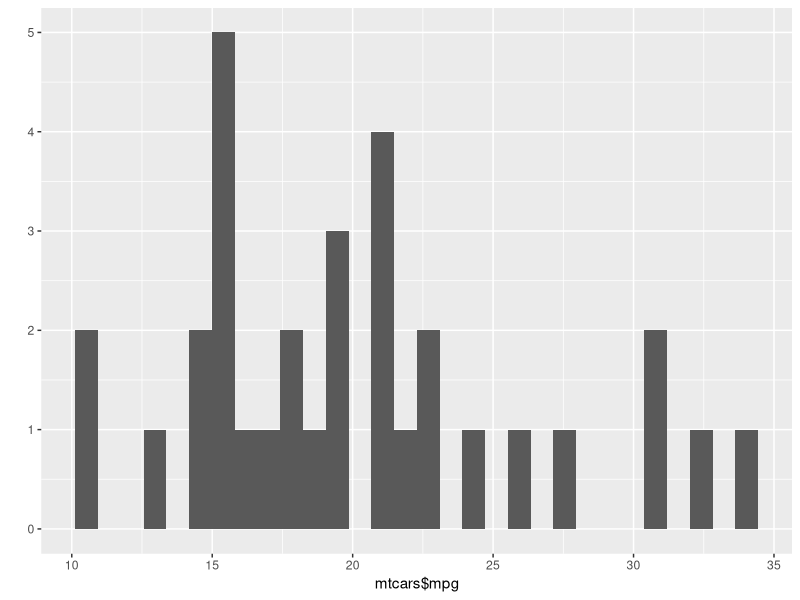

The R script that drew this image:
## ---- chunk 1
library(knitr)

## ---- chunk 2
print("Meow")
## ---- chunk 3
library(ggplot2)
qplot(mtcars$mpg)
